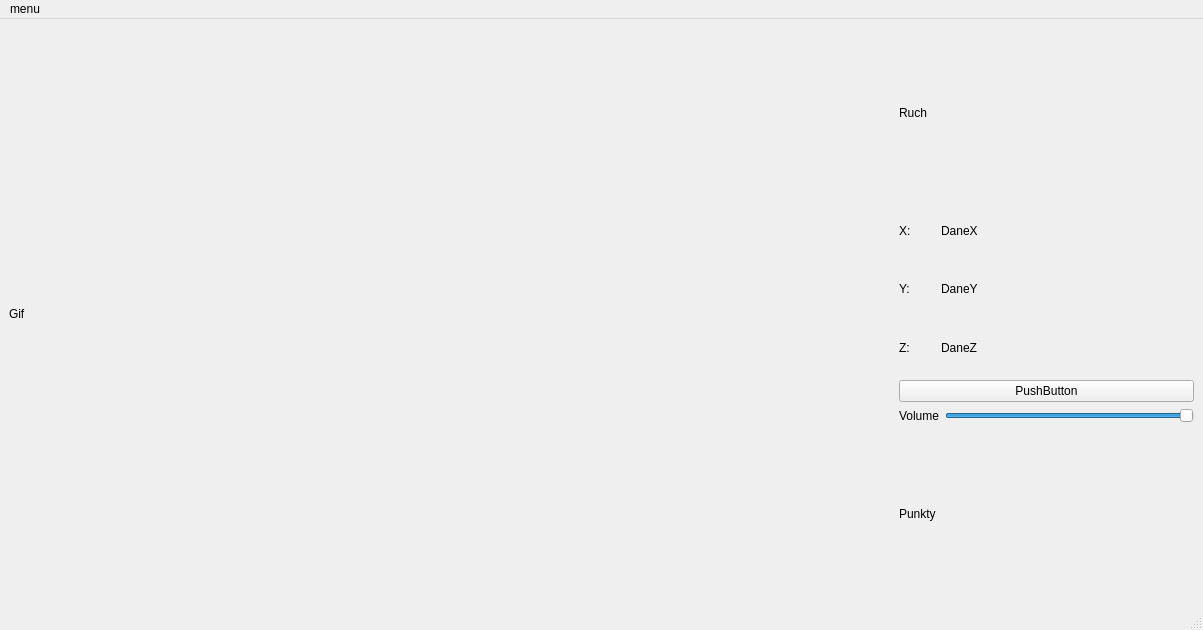
<?xml version="1.0" encoding="UTF-8"?>
<ui version="4.0">
 <class>dance</class>
 <widget class="QMainWindow" name="dance">
  <property name="geometry">
   <rect>
    <x>0</x>
    <y>0</y>
    <width>1203</width>
    <height>630</height>
   </rect>
  </property>
  <property name="windowTitle">
   <string>dance</string>
  </property>
  <widget class="QWidget" name="centralwidget">
   <layout class="QGridLayout" name="gridLayout" columnstretch="3,1">
    <item row="0" column="0">
     <widget class="QLabel" name="labelgif">
      <property name="enabled">
       <bool>true</bool>
      </property>
      <property name="text">
       <string>Gif</string>
      </property>
     </widget>
    </item>
    <item row="0" column="1">
     <layout class="QVBoxLayout" name="verticalLayout_3">
      <item>
       <widget class="QLabel" name="label_ruch">
        <property name="text">
         <string>Ruch</string>
        </property>
       </widget>
      </item>
      <item>
       <layout class="QHBoxLayout" name="horizontalLayout" stretch="1,7">
        <item>
         <layout class="QVBoxLayout" name="verticalLayout_2">
          <item>
           <widget class="QLabel" name="label_x">
            <property name="text">
             <string>X:</string>
            </property>
           </widget>
          </item>
          <item>
           <widget class="QLabel" name="label_y">
            <property name="text">
             <string>Y:</string>
            </property>
           </widget>
          </item>
          <item>
           <widget class="QLabel" name="label_z">
            <property name="text">
             <string>Z:</string>
            </property>
           </widget>
          </item>
         </layout>
        </item>
        <item>
         <layout class="QVBoxLayout" name="verticalLayout">
          <item>
           <widget class="QLabel" name="label_danex">
            <property name="text">
             <string>DaneX</string>
            </property>
           </widget>
          </item>
          <item>
           <widget class="QLabel" name="label_daney">
            <property name="text">
             <string>DaneY</string>
            </property>
           </widget>
          </item>
          <item>
           <widget class="QLabel" name="label_danez">
            <property name="text">
             <string>DaneZ</string>
            </property>
           </widget>
          </item>
         </layout>
        </item>
       </layout>
      </item>
      <item>
       <widget class="QPushButton" name="pushButton">
        <property name="text">
         <string>PushButton</string>
        </property>
       </widget>
      </item>
      <item>
       <layout class="QHBoxLayout" name="horizontalLayout_2">
        <item>
         <widget class="QLabel" name="label">
          <property name="text">
           <string>Volume</string>
          </property>
         </widget>
        </item>
        <item>
         <widget class="QSlider" name="Slider_Volume">
          <property name="value">
           <number>99</number>
          </property>
          <property name="orientation">
           <enum>Qt::Horizontal</enum>
          </property>
         </widget>
        </item>
       </layout>
      </item>
      <item>
       <widget class="QLabel" name="labelpkt">
        <property name="text">
         <string>Punkty</string>
        </property>
       </widget>
      </item>
     </layout>
    </item>
   </layout>
  </widget>
  <widget class="QMenuBar" name="menubar">
   <property name="geometry">
    <rect>
     <x>0</x>
     <y>0</y>
     <width>1203</width>
     <height>21</height>
    </rect>
   </property>
   <widget class="QMenu" name="menumenu">
    <property name="title">
     <string>menu</string>
    </property>
    <widget class="QMenu" name="menu_start">
     <property name="title">
      <string>Start</string>
     </property>
     <addaction name="action_Freestyle"/>
     <addaction name="action_Standard"/>
    </widget>
    <addaction name="menu_start"/>
   </widget>
   <addaction name="menumenu"/>
  </widget>
  <widget class="QStatusBar" name="statusbar"/>
  <action name="action_Freestyle">
   <property name="text">
    <string>Freestyle</string>
   </property>
  </action>
  <action name="action_Standard">
   <property name="text">
    <string>Standard</string>
   </property>
  </action>
 </widget>
 <resources/>
 <connections/>
</ui>
